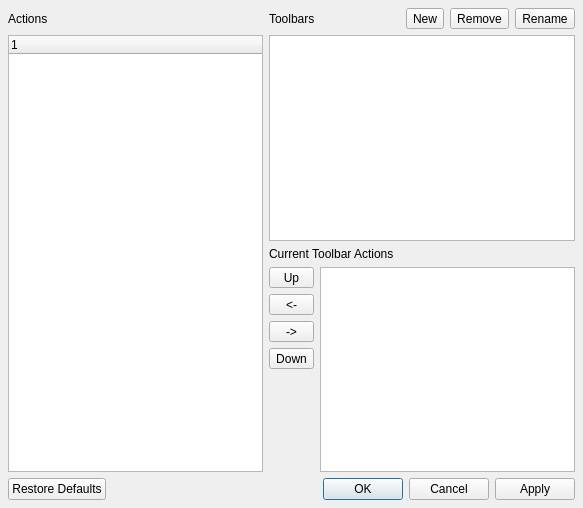
<ui version="4.0" >
 <class>QtToolBarDialog</class>
 <widget class="QDialog" name="QtToolBarDialog" >
  <property name="geometry" >
   <rect>
    <x>0</x>
    <y>0</y>
    <width>583</width>
    <height>508</height>
   </rect>
  </property>
  <property name="windowTitle" >
   <string>Customize Toolbars</string>
  </property>
  <layout class="QGridLayout" >
   <property name="leftMargin" >
    <number>8</number>
   </property>
   <property name="topMargin" >
    <number>8</number>
   </property>
   <property name="rightMargin" >
    <number>8</number>
   </property>
   <property name="bottomMargin" >
    <number>8</number>
   </property>
   <property name="horizontalSpacing" >
    <number>6</number>
   </property>
   <property name="verticalSpacing" >
    <number>6</number>
   </property>
   <item rowspan="3" row="1" column="0" >
    <widget class="QTreeWidget" name="actionTree" >
     <column>
      <property name="text" >
       <string>1</string>
      </property>
     </column>
    </widget>
   </item>
   <item row="0" column="0" >
    <widget class="QLabel" name="label" >
     <property name="text" >
      <string>Actions</string>
     </property>
    </widget>
   </item>
   <item row="0" column="1" colspan="2" >
    <layout class="QHBoxLayout" >
     <property name="spacing" >
      <number>6</number>
     </property>
     <property name="leftMargin" >
      <number>0</number>
     </property>
     <property name="topMargin" >
      <number>0</number>
     </property>
     <property name="rightMargin" >
      <number>0</number>
     </property>
     <property name="bottomMargin" >
      <number>0</number>
     </property>
     <item>
      <widget class="QLabel" name="label_2" >
       <property name="text" >
        <string>Toolbars</string>
       </property>
      </widget>
     </item>
     <item>
      <widget class="QToolButton" name="newButton" >
       <property name="text" >
        <string>New</string>
       </property>
      </widget>
     </item>
     <item>
      <widget class="QToolButton" name="removeButton" >
       <property name="text" >
        <string>Remove</string>
       </property>
      </widget>
     </item>
     <item>
      <widget class="QToolButton" name="renameButton" >
       <property name="text" >
        <string>Rename</string>
       </property>
      </widget>
     </item>
    </layout>
   </item>
   <item row="3" column="1" >
    <layout class="QVBoxLayout" >
     <property name="spacing" >
      <number>6</number>
     </property>
     <property name="leftMargin" >
      <number>0</number>
     </property>
     <property name="topMargin" >
      <number>0</number>
     </property>
     <property name="rightMargin" >
      <number>0</number>
     </property>
     <property name="bottomMargin" >
      <number>0</number>
     </property>
     <item>
      <widget class="QToolButton" name="upButton" >
       <property name="sizePolicy" >
        <sizepolicy vsizetype="Fixed" hsizetype="Minimum" >
         <horstretch>0</horstretch>
         <verstretch>0</verstretch>
        </sizepolicy>
       </property>
       <property name="text" >
        <string>Up</string>
       </property>
      </widget>
     </item>
     <item>
      <widget class="QToolButton" name="leftButton" >
       <property name="sizePolicy" >
        <sizepolicy vsizetype="Fixed" hsizetype="Minimum" >
         <horstretch>0</horstretch>
         <verstretch>0</verstretch>
        </sizepolicy>
       </property>
       <property name="text" >
        <string>&lt;-</string>
       </property>
      </widget>
     </item>
     <item>
      <widget class="QToolButton" name="rightButton" >
       <property name="sizePolicy" >
        <sizepolicy vsizetype="Fixed" hsizetype="Minimum" >
         <horstretch>0</horstretch>
         <verstretch>0</verstretch>
        </sizepolicy>
       </property>
       <property name="text" >
        <string>-></string>
       </property>
      </widget>
     </item>
     <item>
      <widget class="QToolButton" name="downButton" >
       <property name="sizePolicy" >
        <sizepolicy vsizetype="Fixed" hsizetype="Minimum" >
         <horstretch>0</horstretch>
         <verstretch>0</verstretch>
        </sizepolicy>
       </property>
       <property name="text" >
        <string>Down</string>
       </property>
      </widget>
     </item>
     <item>
      <spacer>
       <property name="orientation" >
        <enum>Qt::Vertical</enum>
       </property>
       <property name="sizeHint" >
        <size>
         <width>29</width>
         <height>16</height>
        </size>
       </property>
      </spacer>
     </item>
    </layout>
   </item>
   <item row="3" column="2" >
    <widget class="QListWidget" name="currentToolBarList" />
   </item>
   <item row="2" column="1" colspan="2" >
    <widget class="QLabel" name="label_3" >
     <property name="text" >
      <string>Current Toolbar Actions</string>
     </property>
    </widget>
   </item>
   <item row="1" column="1" colspan="2" >
    <widget class="QListWidget" name="toolBarList" />
   </item>
   <item row="5" column="0" colspan="3" >
    <widget class="QDialogButtonBox" name="buttonBox" >
     <property name="standardButtons" >
      <set>QDialogButtonBox::Apply|QDialogButtonBox::Cancel|QDialogButtonBox::NoButton|QDialogButtonBox::Ok|QDialogButtonBox::RestoreDefaults</set>
     </property>
    </widget>
   </item>
  </layout>
 </widget>
 <tabstops>
  <tabstop>newButton</tabstop>
  <tabstop>removeButton</tabstop>
  <tabstop>renameButton</tabstop>
  <tabstop>toolBarList</tabstop>
  <tabstop>upButton</tabstop>
  <tabstop>leftButton</tabstop>
  <tabstop>rightButton</tabstop>
  <tabstop>downButton</tabstop>
  <tabstop>currentToolBarList</tabstop>
 </tabstops>
 <resources/>
 <connections/>
</ui>
